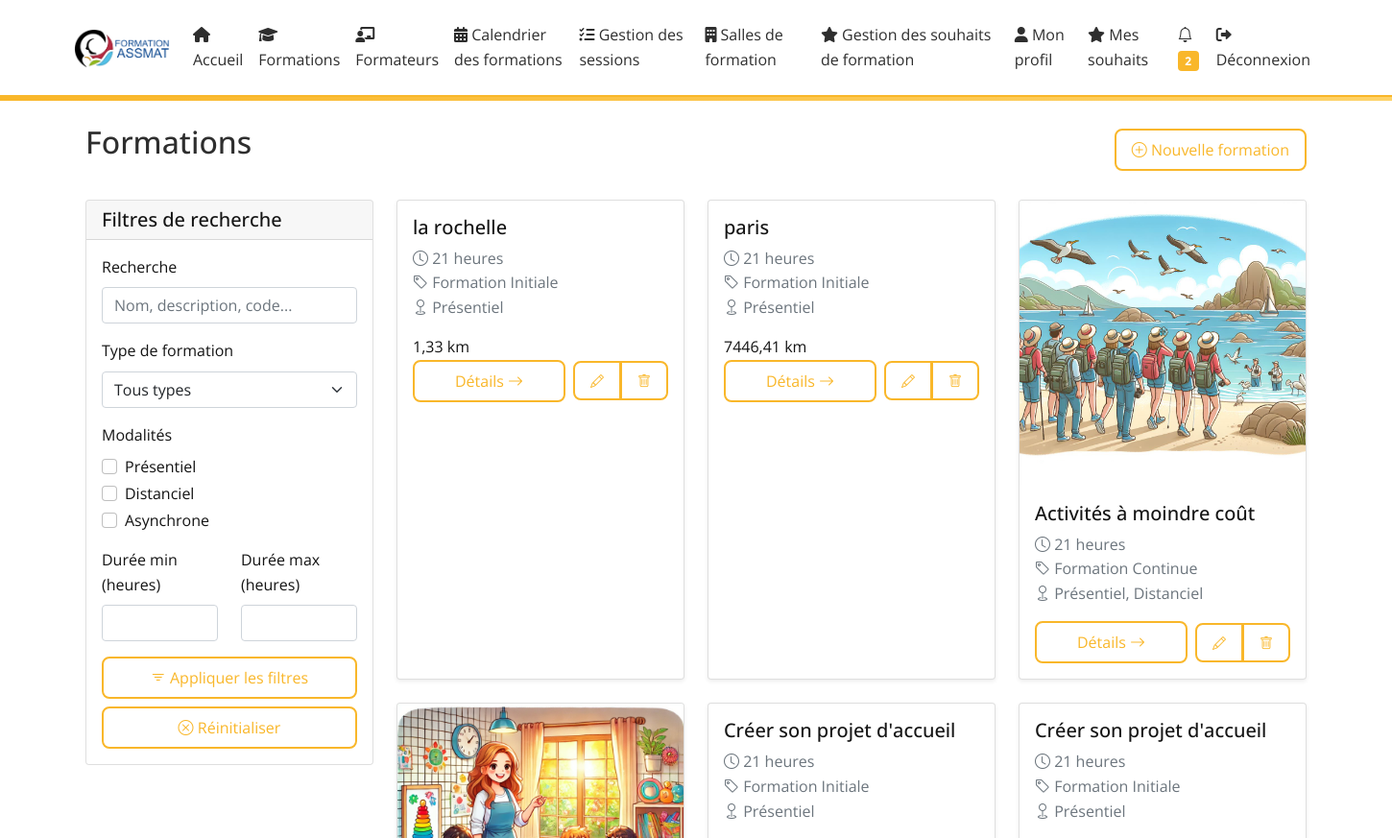
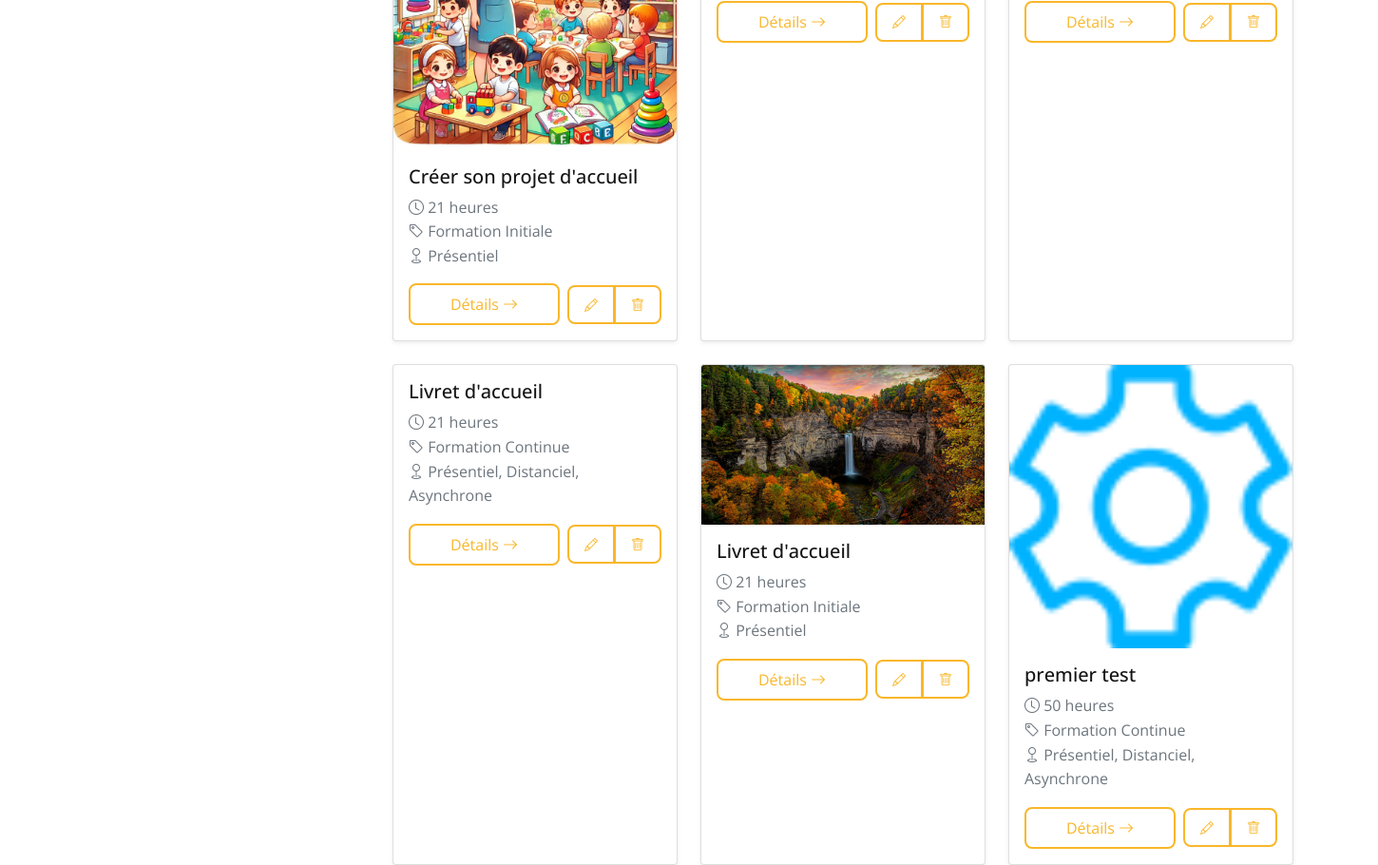
The app's page /formations/ (signed in) with its own data (2 pictures, top to bottom).
### core/models.py (models this page shows, shortened)
class Formation(models.Model):
    FORMATION_TYPES = [
        ('initial', 'Formation Initiale'),
        ('continue', 'Formation Continue'),
        ('specialisation', 'Formation Spécialisation'),
    ]
    name = models.CharField(max_length=255, verbose_name="Nom de la formation")
    code_iperia = models.CharField(max_length=50, unique=True, verbose_name="Code IPERIA")
    description = models.TextField(verbose_name="Description")
    duration = models.IntegerField(help_text="Durée en heures", validators=[MinValueValidator(1)], verbose_name="Durée")
    image = models.ImageField(upload_to='formations/images/', null=True, blank=True, verbose_name="Image")
    program_file = models.FileField(upload_to='programs/', null=True, blank=True, verbose_name="Programme détaillé")
    created_at = models.DateTimeField(auto_now_add=True, verbose_name="Date de création")
    updated_at = models.DateTimeField(auto_now=True, verbose_name="Date de mise à jour")
    type = models.CharField(max_length=20, choices=FORMATION_TYPES, default='initial', verbose_name="Type de formation")
    is_presentiel = models.BooleanField(default=True, verbose_name="Présentiel")
    is_distanciel = models.BooleanField(default=False, verbose_name="Distanciel")
    is_asynchrone = models.BooleanField(default=False, verbose_name="Asynchrone")
    is_active = models.BooleanField(default=True, verbose_name="Formation active")
    city = models.CharField(max_length=100, null=True, blank=True, verbose_name="Ville")
    code_postal = models.CharField(max_length=10, null=True, blank=True, verbose_name="Code postal")
    latitude = models.FloatField(null=True, blank=True)
    longitude = models.FloatField(null=True, blank=True)
    def get_modalities_display(self):
        modalities = []
        if self.is_presentiel:
            modalities.append('Présentiel')
        if self.is_distanciel:
            modalities.append('Distanciel')
        if self.is_asynchrone:
            modalities.append('Asynchrone')
        return ', '.join(modalities)
    class Meta:
        verbose_name = "Formation"
        verbose_name_plural = "Formations"
        ordering = ['name']

### core/views.py (the view)
# urls.py: path('formations/', views.formation_list, name='formation_list'),
@login_required
def formation_list(request):
    user = request.user
    formations_qs = Formation.objects.filter(is_active=True)
    search_query = request.GET.get('search', '')
    type_filter = request.GET.get('type', '')
    is_presentiel = request.GET.get('is_presentiel', '') == 'true'
    is_distanciel = request.GET.get('is_distanciel', '') == 'true'
    is_asynchrone = request.GET.get('is_asynchrone', '') == 'true'
    min_duration = request.GET.get('min_duration', '')
    max_duration = request.GET.get('max_duration', '')
    if search_query:
        formations_qs = formations_qs.filter(
            Q(name__icontains=search_query) |
            Q(description__icontains=search_query) |
            Q(code_iperia__icontains=search_query)
        )
    if type_filter:
        formations_qs = formations_qs.filter(type=type_filter)
    if is_presentiel:
        formations_qs = formations_qs.filter(is_presentiel=True)
    if is_distanciel:
        formations_qs = formations_qs.filter(is_distanciel=True)
    if is_asynchrone:
        formations_qs = formations_qs.filter(is_asynchrone=True)
    if min_duration:
        formations_qs = formations_qs.filter(duration__gte=int(min_duration))
    if max_duration:
        formations_qs = formations_qs.filter(duration__lte=int(max_duration))
    formations_with_coords = []
    formations_without_coords = []
    for f in formations_qs:
        if f.latitude is not None and f.longitude is not None and user.latitude and user.longitude:
            distance = haversine1(user.latitude, user.longitude, f.latitude, f.longitude)
            f.distance = round(distance, 2)  # Pour affichage si besoin
            formations_with_coords.append(f)
        else:
            formations_without_coords.append(f)
    formations_with_coords.sort(key=lambda f: f.distance)
    formations = formations_with_coords + formations_without_coords
    context = {
        'formations': formations,
        'search_query': search_query,
        'type_filter': type_filter,
        'min_duration': min_duration,
        'max_duration': max_duration,
        'type_choices': Formation.FORMATION_TYPES,
    }
    return render(request, 'core/formation_list.html', context)

### core/context_processors.py (called while the page is built)
def unread_notifications(request):
    if request.user.is_authenticated:
        return {
            'unread_notifications_count': request.user.notifications.filter(is_read=False).count()
        }
    return {}

### core/utils.py (called while the page is built)
def haversine1(lat1, lon1, lat2, lon2):
    R = 6371  # Rayon de la Terre en km
    phi1 = math.radians(lat1)
    phi2 = math.radians(lat2)
    delta_phi = math.radians(lat2 - lat1)
    delta_lambda = math.radians(lon2 - lon1)
    a = math.sin(delta_phi / 2) ** 2 + \
        math.cos(phi1) * math.cos(phi2) * \
        math.sin(delta_lambda / 2) ** 2
    c = 2 * math.atan2(math.sqrt(a), math.sqrt(1 - a))
    return R * c

### core/templates/core/formation_list.html (shortened to what this page needs)
{% extends "core/base.html" %}
{% load crispy_forms_tags %}
{% block content %}
<div class="container-fluid mt-4">
    <div class="row mb-4">
        <div class="col-12 d-flex justify-content-between align-items-center">
            <h2>
                Formations
            </h2>
            {% if user.is_staff %}
                <a href="{% url 'core:formation_create' %}" class="btn btn-primary">
                    <i class="bi bi-plus-circle"></i> Nouvelle formation
                </a>
            {% endif %}
        </div>
    </div>
    <div class="row">
        <div class="col-md-3 mb-4">
            <div class="card">
                <div class="card-header">
                    <h5 class="mb-0">Filtres de recherche</h5>
                </div>
                <div class="card-body">
                    <form method="get">
                        <div class="mb-3">
                            <label for="search" class="form-label">Recherche</label>
                            <input type="text" class="form-control" id="search" name="search"
                                   placeholder="Nom, description, code..."
                                   value="{{ search_query }}">
                        </div>
                        <div class="mb-3">
                            <label for="type" class="form-label">Type de formation</label>
                            <select class="form-select" id="type" name="type">
                                <option value="">Tous types</option>
                            </select>
                        </div>
                        <div class="mb-3">
                            <label class="form-label">Modalités</label>
                            <div class="form-check">
                                <input class="form-check-input" type="checkbox"
                                       name="is_presentiel" id="is_presentiel"
                                       value="true" {% if request.GET.is_presentiel %}checked{% endif %}>
                                <label class="form-check-label" for="is_presentiel">
                                    Présentiel
                                </label>
                            </div>
                            <div class="form-check">
                                <input class="form-check-input" type="checkbox"
                                       name="is_distanciel" id="is_distanciel"
                                       value="true" {% if request.GET.is_distanciel %}checked{% endif %}>
                                <label class="form-check-label" for="is_distanciel">
                                    Distanciel
                                </label>
                            </div>
                            <div class="form-check">
                                <input class="form-check-input" type="checkbox"
                                       name="is_asynchrone" id="is_asynchrone"
                                       value="true" {% if request.GET.is_asynchrone %}checked{% endif %}>
                                <label class="form-check-label" for="is_asynchrone">
                                    Asynchrone
                                </label>
                            </div>
                        </div>
                        <div class="row mb-3">
                            <div class="col">
                                <label for="min_duration" class="form-label">Durée min (heures)</label>
                                <input type="number" class="form-control" id="min_duration"
                                       name="min_duration" value="{{ min_duration }}">
                            </div>
                            <div class="col">
                                <label for="max_duration" class="form-label">Durée max (heures)</label>
                                <input type="number" class="form-control" id="max_duration"
                                       name="max_duration" value="{{ max_duration }}">
                            </div>
                        </div>
                        <div class="d-grid gap-2">
                            <button type="submit" class="btn btn-primary">
                                <i class="bi bi-filter"></i> Appliquer les filtres
                            </button>
                            <a href="{% url 'core:formation_list' %}" class="btn btn-outline-secondary">
                                <i class="bi bi-x-circle"></i> Réinitialiser
                            </a>
                        </div>
                    </form>
                </div>
            </div>
        </div>
        <div class="col-md-9">
            {% if formations.count == 0 %}
                <div class="alert alert-info">
                    Aucune formation ne correspond à vos critères de recherche.
                </div>
            {% else %}
                <div class="row row-cols-1 row-cols-md-2 row-cols-lg-3 g-4">
                    {% for formation in formations %}
                        <div class="col">
                            <div class="card h-100 shadow-sm">
                                {% if formation.image %}
                                    <img src="{{ formation.image.url }}" class="card-img-top" alt="{{ formation.name }}">
                                {% endif %}
                                <div class="card-body">
                                    <h5 class="card-title">{{ formation.name }}</h5>
                                    <p class="card-text text-muted">
                                        <i class="bi bi-clock"></i> {{ formation.duration }} heures
                                        <br>
                                        <i class="bi bi-tag"></i> {{ formation.get_type_display }}
                                        <br>
                                        <i class="bi bi-geo"></i> {{ formation.get_modalities_display }}
                                    </p>
                                    {% if formation.distance %}
                                         <span>{{ formation.distance }} km</span>
                                    {% endif %}
                                    <div class="d-flex justify-content-between align-items-center">
                                        <a href="{% url 'core:formation_detail' pk=formation.pk %}" class="btn btn-outline-primary flex-grow-1 me-2">
                                            Détails <i class="bi bi-arrow-right"></i>
                                        </a>
                                        {% if user.is_staff %}
                                            <div class="btn-group" role="group">
                                                <a href="{% url 'core:formation_edit' pk=formation.pk %}" class="btn btn-sm btn-warning" title="Modifier">
                                                    <i class="bi bi-pencil"></i>
                                                </a>
                                                <a href="{% url 'core:formation_delete' pk=formation.pk %}" class="btn btn-sm btn-danger" title="Supprimer">
                                                    <i class="bi bi-trash"></i>
                                                </a>
                                            </div>
                                        {% endif %}
                                    </div>
                                </div>
                            </div>
                        </div>
                    {% endfor %}
                </div>
            {% endif %}
        </div>
    </div>
</div>
{% endblock %}

### core/static/core/css/custom.css (style rules this page uses)
:root { --primary-color: #F9B72A; --secondary-color: #2E2E2E; --background-color: #ffffff; --text-color: #141414; --hover-color: #fccc64; --border-radius: 8px; }
body { background-color: var(--background-color); color: var(--text-color); font-family: 'Open Sans', sans-serif; line-height: 1.6; }
img { width: 100px; height: auto; }
.auth-buttons .nav-link, .btn { border-radius: var(--border-radius); border: 2px solid var(--primary-color); color: var(--primary-color); background: transparent; padding: 0.5rem 1rem; transition: background 0.3s, color 0.3s; }
h1, h2, h3 { color: var(--secondary-color); margin-bottom: 1rem; }
a { color: var(--primary-color); text-decoration: none; }

### records on screen
Formation: name "la rochelle", duration "21", type "Formation Initiale", modalities "Présentiel", distance "1,33"
Formation: name "paris", duration "21", type "Formation Initiale", modalities "Présentiel", distance "7446,41"
Formation: image (picture), name "Activités à moindre coût", duration "21", type "Formation Continue", modalities "Présentiel, Distanciel"
Formation: image (picture), name "Créer son projet d'accueil", duration "21", type "Formation Initiale", modalities "Présentiel"
Formation: name "Créer son projet d'accueil", duration "21", type "Formation Initiale", modalities "Présentiel"
Formation: name "Créer son projet d'accueil", duration "21", type "Formation Initiale", modalities "Présentiel"
Formation: name "Livret d'accueil", duration "21", type "Formation Continue", modalities "Présentiel, Distanciel, Asynchrone"
Formation: image (picture), name "Livret d'accueil", duration "21", type "Formation Initiale", modalities "Présentiel"
Formation: image (picture), name "premier test", duration "50", type "Formation Continue", modalities "Présentiel, Distanciel, Asynchrone"

### other values on screen
{{ unread_notifications_count }} "2"
